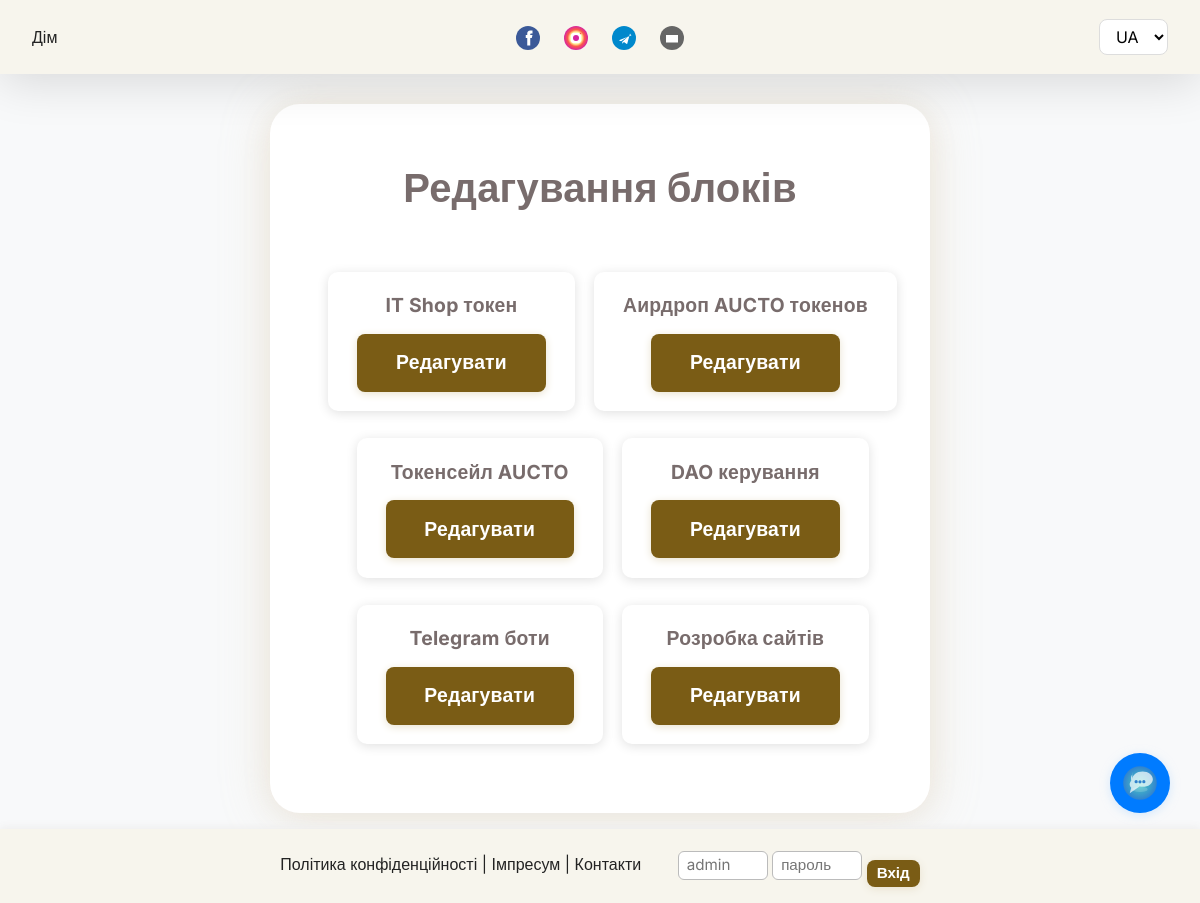
Page /admin/blocks (signed in) on the earlier database version.
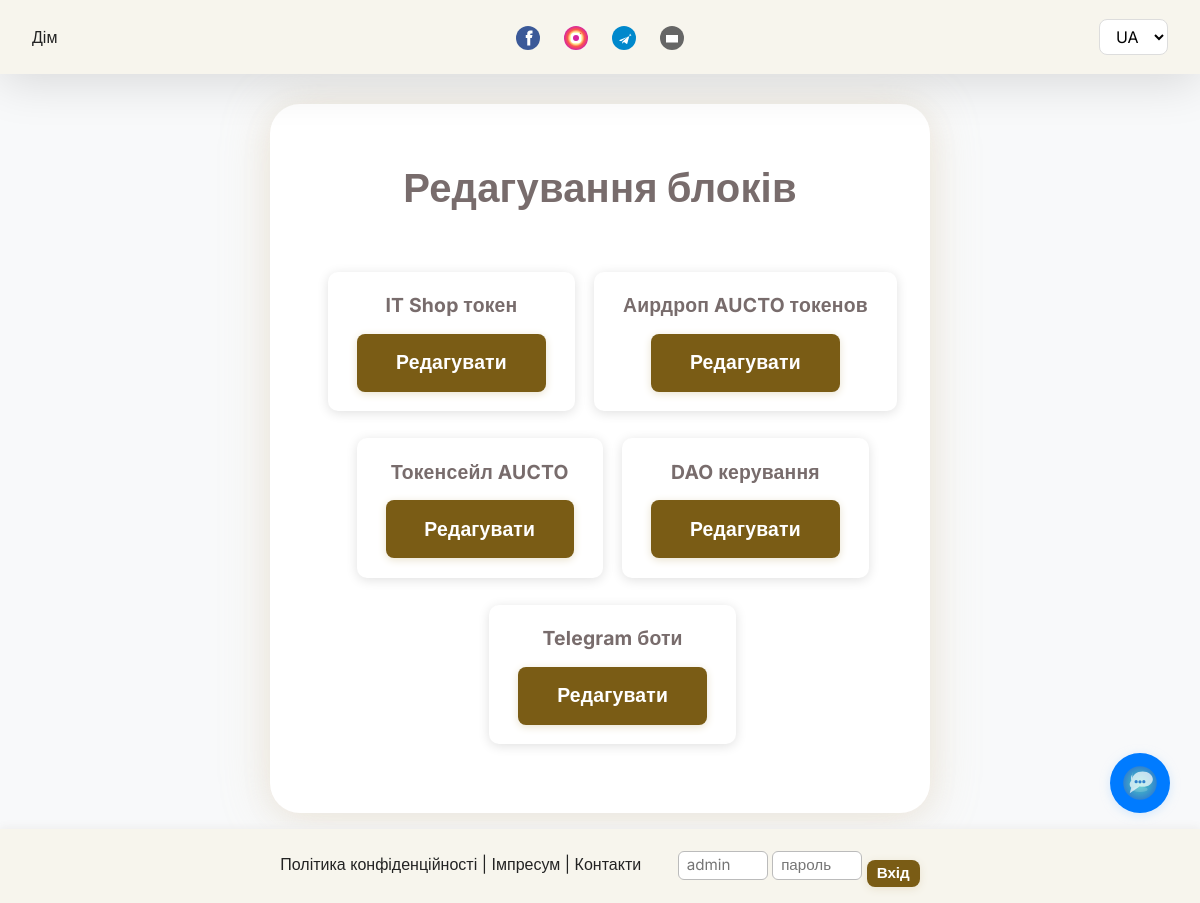
Same page on the later database version.
### app/models.py (models this page shows)
class Block(db.Model):
    id = db.Column(db.Integer, primary_key=True)
    title = db.Column(db.String(128))
    content = db.Column(db.Text)
    image = db.Column(db.String(256))
    order = db.Column(db.Integer, default=1)
    is_active = db.Column(db.Boolean, default=True)
    slug = db.Column(db.String(64), unique=True)
    is_top = db.Column(db.Boolean, default=False)  # Нове поле: головний блок
    title_ua = db.Column(db.String(128))
    title_en = db.Column(db.String(128))
    title_de = db.Column(db.String(128))
    title_ru = db.Column(db.String(128))
    content_ua = db.Column(db.Text)
    content_en = db.Column(db.Text)
    content_de = db.Column(db.Text)
    content_ru = db.Column(db.Text)

### app/admin/routes.py (the view)
@admin.route('/blocks')
@admin_required
def blocks():
    blocks = Block.query.order_by(Block.order).all()
    return render_template('admin/edit_block.html', blocks=blocks)

### app/__init__.py (called while the page is built)
@login_manager.user_loader
def load_user(user_id):
    return User.query.get(int(user_id))

### app/admin/routes.py (called while the page is built)
def admin_required(func):
    from functools import wraps
    @wraps(func)
    def wrapper(*args, **kwargs):
        if not current_user.is_authenticated:
            return redirect(url_for('admin.login'))
        return func(*args, **kwargs)
    return wrapper

### app/templates/admin/edit_block.html (shortened to what this page needs)
{% extends 'base.html' %}
{% block content %}
<div class="page-container">
  <h1 style="text-align:center;margin-bottom:1.5em;">Редагування блоків</h1>
  {% if blocks %}
    <ul style="display:flex;flex-wrap:wrap;gap:1em;justify-content:center;padding:0;list-style:none;">
      {% for block in blocks %}
        <li style="background:#fff;border-radius:10px;box-shadow:0 2px 12px #e0e0e0;padding:1em 1.5em;min-width:220px;max-width:320px;text-align:center;">
          <b>{{ block.title }}</b><br>
          <a href="{{ url_for('admin.edit_block', block_id=block.id) }}" class="btn btn-primary" style="margin-top:0.7em;">Редагувати</a>
        </li>
      {% endfor %}
    </ul>
  {% endif %}
</div>
{% endblock %}

Differences in the rows shown:
removed Block: title "Розробка сайтів"
